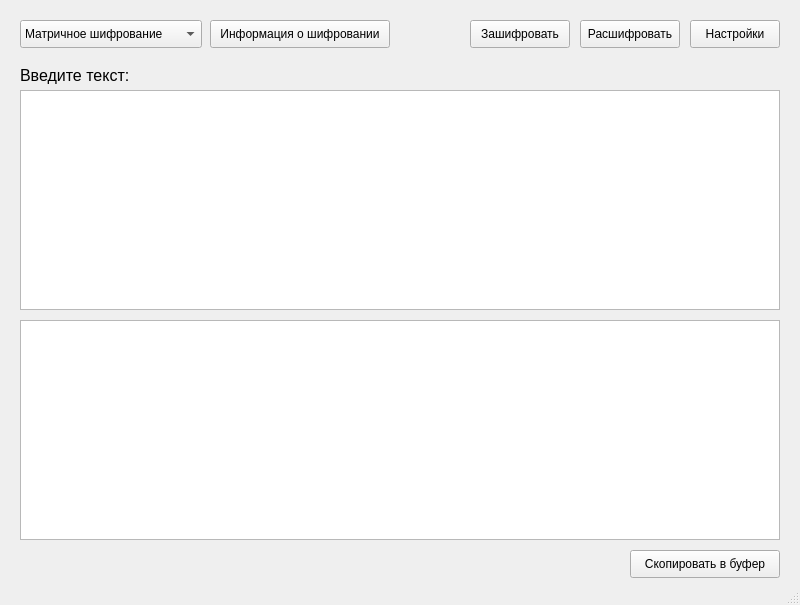
<?xml version="1.0" encoding="UTF-8"?>
<ui version="4.0">
 <class>MainWindow</class>
 <widget class="QMainWindow" name="MainWindow">
  <property name="enabled">
   <bool>true</bool>
  </property>
  <property name="geometry">
   <rect>
    <x>0</x>
    <y>0</y>
    <width>800</width>
    <height>605</height>
   </rect>
  </property>
  <property name="minimumSize">
   <size>
    <width>750</width>
    <height>310</height>
   </size>
  </property>
  <property name="windowTitle">
   <string>MainWindow</string>
  </property>
  <widget class="QWidget" name="centralwidget">
   <widget class="QPlainTextEdit" name="OutputTextEdit">
    <property name="enabled">
     <bool>true</bool>
    </property>
    <property name="geometry">
     <rect>
      <x>20</x>
      <y>320</y>
      <width>760</width>
      <height>220</height>
     </rect>
    </property>
    <property name="font">
     <font>
      <pointsize>10</pointsize>
     </font>
    </property>
    <property name="plainText">
     <string/>
    </property>
   </widget>
   <widget class="QPlainTextEdit" name="InputTextEdit">
    <property name="geometry">
     <rect>
      <x>20</x>
      <y>90</y>
      <width>760</width>
      <height>220</height>
     </rect>
    </property>
    <property name="font">
     <font>
      <pointsize>10</pointsize>
     </font>
    </property>
    <property name="plainText">
     <string/>
    </property>
   </widget>
   <widget class="QLabel" name="label_1">
    <property name="geometry">
     <rect>
      <x>20</x>
      <y>60</y>
      <width>141</width>
      <height>31</height>
     </rect>
    </property>
    <property name="font">
     <font>
      <pointsize>12</pointsize>
     </font>
    </property>
    <property name="text">
     <string>Введите текст:</string>
    </property>
   </widget>
   <widget class="QComboBox" name="comboBox">
    <property name="enabled">
     <bool>true</bool>
    </property>
    <property name="geometry">
     <rect>
      <x>20</x>
      <y>20</y>
      <width>182</width>
      <height>28</height>
     </rect>
    </property>
    <item>
     <property name="text">
      <string>Матричное шифрование</string>
     </property>
    </item>
    <item>
     <property name="text">
      <string>Шифр Виженера</string>
     </property>
    </item>
    <item>
     <property name="text">
      <string>Шифр Гамбетта</string>
     </property>
    </item>
    <item>
     <property name="text">
      <string>Шифр Цезаря</string>
     </property>
    </item>
     <item>
     <property name="text">
      <string>Азбука Морзе</string>
     </property>
    </item>
   </widget>
   <widget class="QPushButton" name="InformationBtn">
    <property name="geometry">
     <rect>
      <x>210</x>
      <y>20</y>
      <width>180</width>
      <height>28</height>
     </rect>
    </property>
    <property name="text">
     <string>Информация о шифровании</string>
    </property>
   </widget>
   <widget class="QPushButton" name="EncryptBtn">
    <property name="geometry">
     <rect>
      <x>470</x>
      <y>20</y>
      <width>100</width>
      <height>28</height>
     </rect>
    </property>
    <property name="text">
     <string>Зашифровать</string>
    </property>
   </widget>
   <widget class="QPushButton" name="SettingsBtn">
    <property name="geometry">
     <rect>
      <x>690</x>
      <y>20</y>
      <width>90</width>
      <height>28</height>
     </rect>
    </property>
    <property name="text">
     <string>Настройки</string>
    </property>
   </widget>
   <widget class="QPushButton" name="CopypastBtn">
    <property name="geometry">
     <rect>
      <x>630</x>
      <y>550</y>
      <width>150</width>
      <height>28</height>
     </rect>
    </property>
    <property name="text">
     <string>Скопировать в буфер</string>
    </property>
   </widget>
   <widget class="QPushButton" name="DecryptBtn">
    <property name="geometry">
     <rect>
      <x>580</x>
      <y>20</y>
      <width>100</width>
      <height>28</height>
     </rect>
    </property>
    <property name="text">
     <string>Расшифровать</string>
    </property>
   </widget>
  </widget>
  <widget class="QMenuBar" name="menubar">
   <property name="geometry">
    <rect>
     <x>0</x>
     <y>0</y>
     <width>800</width>
     <height>26</height>
    </rect>
   </property>
  </widget>
  <widget class="QStatusBar" name="statusbar"/>
 </widget>
 <resources/>
 <connections/>
</ui>
